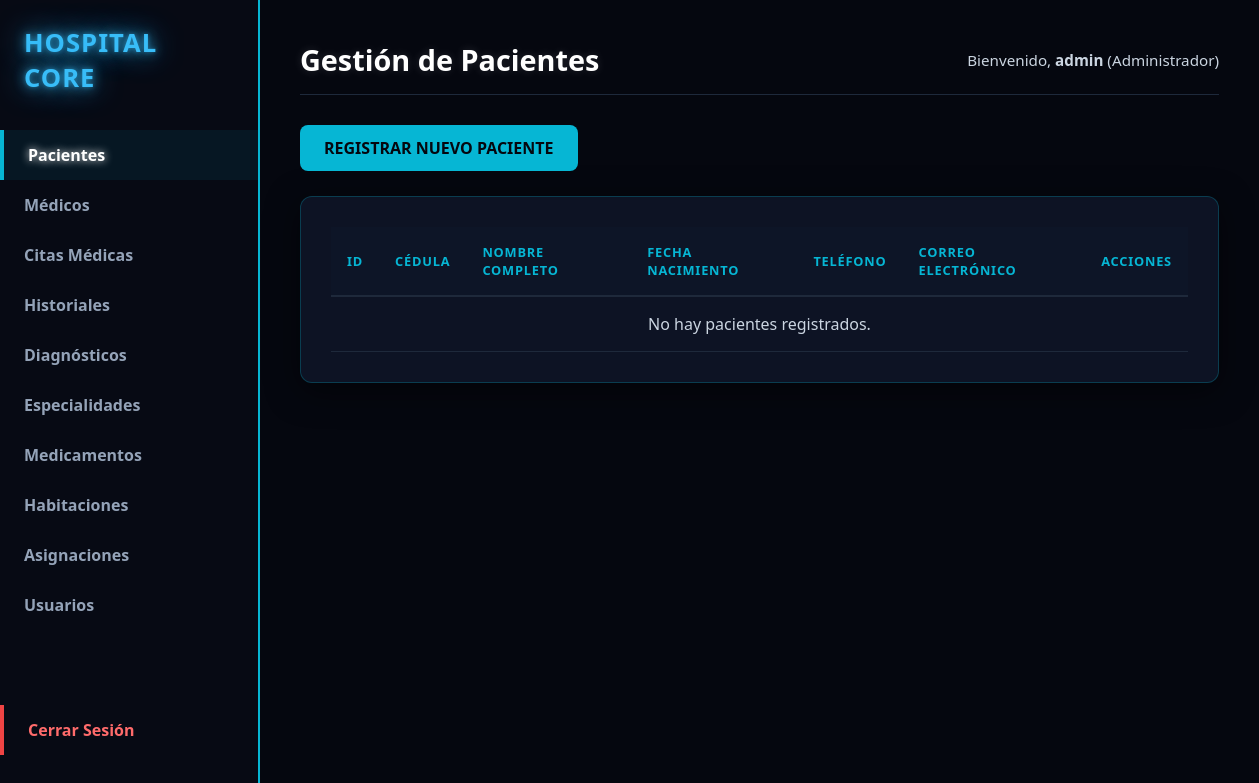
Page /index.php?url=pacientes (signed in) on the earlier database version.
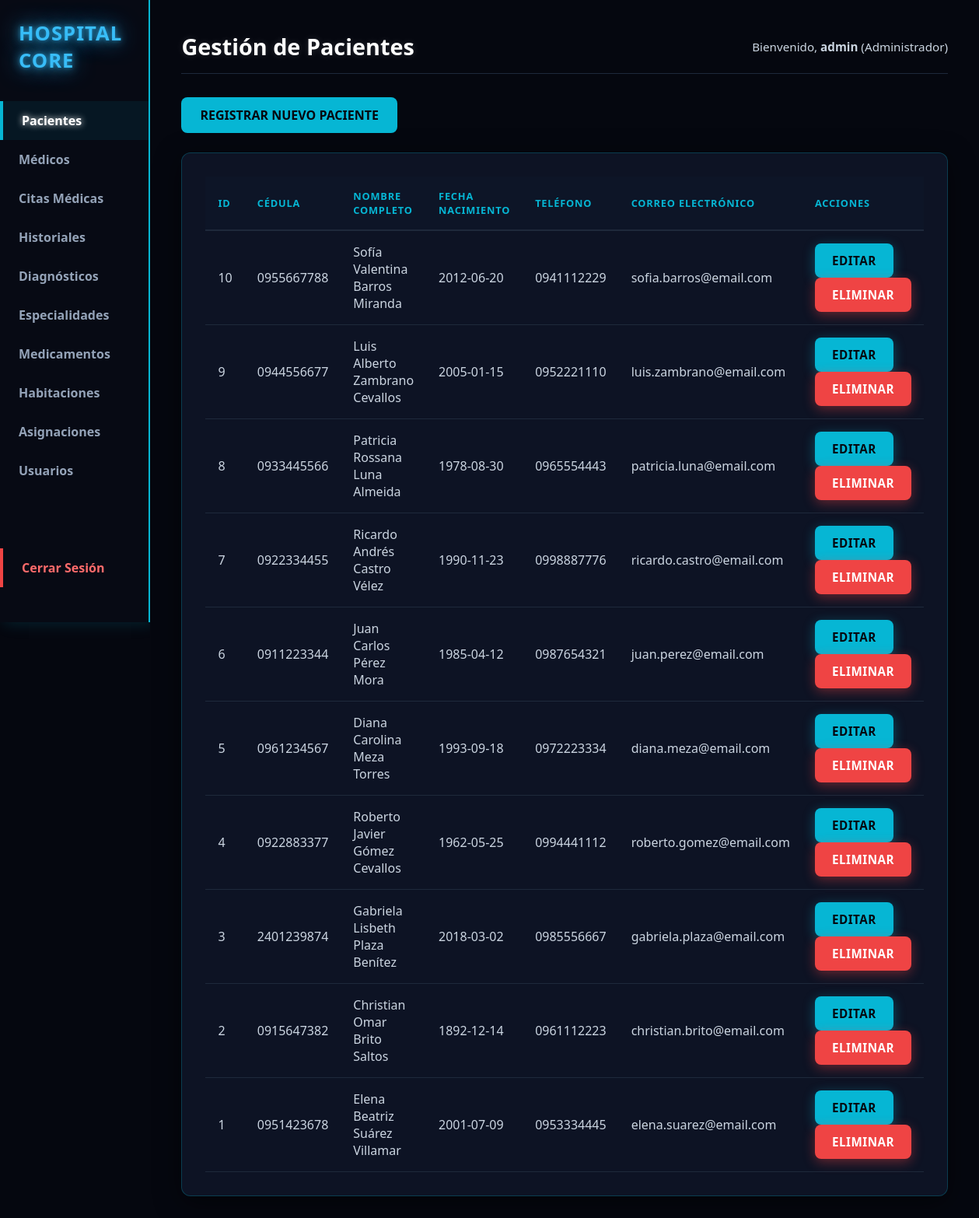
Same page on the later database version.
### tables this page shows
CREATE TABLE pacientes (
    id INT AUTO_INCREMENT PRIMARY KEY,
    cedula VARCHAR(10) NOT NULL UNIQUE,
    nombre VARCHAR(100) NOT NULL,
    apellido VARCHAR(100) NOT NULL,
    fecha_nacimiento DATE NOT NULL,
    telefono VARCHAR(15),
    email VARCHAR(100)
);

### app/Controllers/PacienteController.php (called while the page is built, shortened)
<?php
require_once __DIR__ . '/../Models/Paciente.php';
class PacienteController {
    private $pacienteModel;
    public function __construct() {
        $this->pacienteModel = new Paciente();
    }
    public function index() {
        $pacientes = $this->pacienteModel->listar();
        require_once __DIR__ . '/../Views/shared/layout.php';
    }
}

### app/config/Database.php (called while the page is built)
<?php
class Database {
    private static $host;
    private static $port;
    private static $db_name;
    private static $username;
    private static $password;
    private static $conn = null;
    public static function getConnection() {
        if (self::$conn === null) {
            $dbUrl = getenv('DATABASE_URL');
            if ($dbUrl) {
                $urlParts = parse_url($dbUrl);
                self::$host = $urlParts['host'] ?? '127.0.0.1';
                self::$port = $urlParts['port'] ?? '3306';
                self::$username = $urlParts['user'] ?? 'root';
                self::$password = $urlParts['pass'] ?? '';
                self::$db_name = isset($urlParts['path']) ? ltrim($urlParts['path'], '/') : 'sistema_hospitalario';
            } else {
                self::$host = getenv('DB_HOST') ?: '127.0.0.1';
                self::$port = getenv('DB_PORT') ?: '3306';
                self::$db_name = getenv('DB_NAME') ?: 'sistema_hospitalario';
                self::$username = getenv('DB_USERNAME') ?: 'root';
                self::$password = getenv('DB_PASSWORD') ?: '';
            }
            try {
                self::$conn = new PDO(
                    "mysql:host=" . self::$host . ";port=" . self::$port . ";dbname=" . self::$db_name . ";charset=utf8",
                    self::$username,
                    self::$password
                );
                self::$conn->setAttribute(PDO::ATTR_ERRMODE, PDO::ERRMODE_EXCEPTION);
            } catch (PDOException $exception) {
                die("Error de conexión en la base de datos: " . $exception->getMessage());
            }
        }
        return self::$conn;
    }
}

### app/Models/Paciente.php (called while the page is built, shortened)
<?php
class Paciente {
    private $db;
    public function __construct() {
        $this->db = Database::getConnection();
    }
    public function listar() {
        $query = "SELECT * FROM pacientes ORDER BY id DESC";
        $stmt = $this->db->prepare($query);
        $stmt->execute();
        return $stmt->fetchAll(PDO::FETCH_ASSOC);
    }
}

### app/Views/pacientes/index.php (the view)
<div class="page-header">
    <a href="index.php?url=pacientes/crear" class="btn btn-primary">Registrar Nuevo Paciente</a>
</div>
<div class="table-container">
    <table>
        <thead>
            <tr>
                <th>ID</th>
                <th>Cédula</th>
                <th>Nombre Completo</th>
                <th>Fecha Nacimiento</th>
                <th>Teléfono</th>
                <th>Correo Electrónico</th>
                <th>Acciones</th>
            </tr>
        </thead>
        <tbody>
            <?php if (empty($pacientes)): ?>
                <tr>
                    <td colspan="7" class="text-center">No hay pacientes registrados.</td>
                </tr>
            <?php else: ?>
                <?php foreach ($pacientes as $paciente): ?>
                    <tr>
                        <td><?= $paciente['id']; ?></td>
                        <td><?= htmlspecialchars($paciente['cedula']); ?></td>
                        <td><?= htmlspecialchars($paciente['nombre'] . ' ' . $paciente['apellido']); ?></td>
                        <td><?= $paciente['fecha_nacimiento']; ?></td>
                        <td><?= htmlspecialchars($paciente['telefono'] ?? 'N/A'); ?></td>
                        <td><?= htmlspecialchars($paciente['email'] ?? 'N/A'); ?></td>
                        <td>
                            <a href="index.php?url=pacientes/editar&id=<?= $paciente['id']; ?>" class="btn-action btn-edit">Editar</a>
                            <a href="index.php?url=pacientes/eliminar&id=<?= $paciente['id']; ?>" class="btn-action btn-delete" onclick="return confirm('¿Está seguro de que desea eliminar permanentemente a este paciente?')">Eliminar</a>
                        </td>
                    </tr>
                <?php endforeach; ?>
            <?php endif; ?>
        </tbody>
    </table>
</div>

Differences in the rows shown:
added pacientes: id "10", cedula "0955667788", nombre+apellido "Sofía Valentina Barros Miranda", fecha_nacimiento "2012-06-20", telefono "0941112229", email "sofia.barros@email.com"
added pacientes: id "9", cedula "0944556677", nombre+apellido "Luis Alberto Zambrano Cevallos", fecha_nacimiento "2005-01-15", telefono "0952221110", email "luis.zambrano@email.com"
added pacientes: id "8", cedula "0933445566", nombre+apellido "Patricia Rossana Luna Almeida", fecha_nacimiento "1978-08-30", telefono "0965554443", email "patricia.luna@email.com"
added pacientes: id "7", cedula "0922334455", nombre+apellido "Ricardo Andrés Castro Vélez", fecha_nacimiento "1990-11-23", telefono "0998887776", email "ricardo.castro@email.com"
added pacientes: id "6", cedula "0911223344", nombre+apellido "Juan Carlos Pérez Mora", fecha_nacimiento "1985-04-12", telefono "0987654321", email "juan.perez@email.com"
added pacientes: id "5", cedula "0961234567", nombre+apellido "Diana Carolina Meza Torres", fecha_nacimiento "1993-09-18", telefono "0972223334", email "diana.meza@email.com"
added pacientes: id "4", cedula "0922883377", nombre+apellido "Roberto Javier Gómez Cevallos", fecha_nacimiento "1962-05-25", telefono "0994441112", email "roberto.gomez@email.com"
added pacientes: id "3", cedula "2401239874", nombre+apellido "Gabriela Lisbeth Plaza Benítez", fecha_nacimiento "2018-03-02", telefono "0985556667", email "gabriela.plaza@email.com"
added pacientes: id "2", cedula "0915647382", nombre+apellido "Christian Omar Brito Saltos", fecha_nacimiento "1892-12-14", telefono "0961112223", email "christian.brito@email.com"
added pacientes: id "1", cedula "0951423678", nombre+apellido "Elena Beatriz Suárez Villamar", fecha_nacimiento "2001-07-09", telefono "0953334445", email "elena.suarez@email.com"
Other differences:
text no longer shown: "No hay pacientes registrados."
